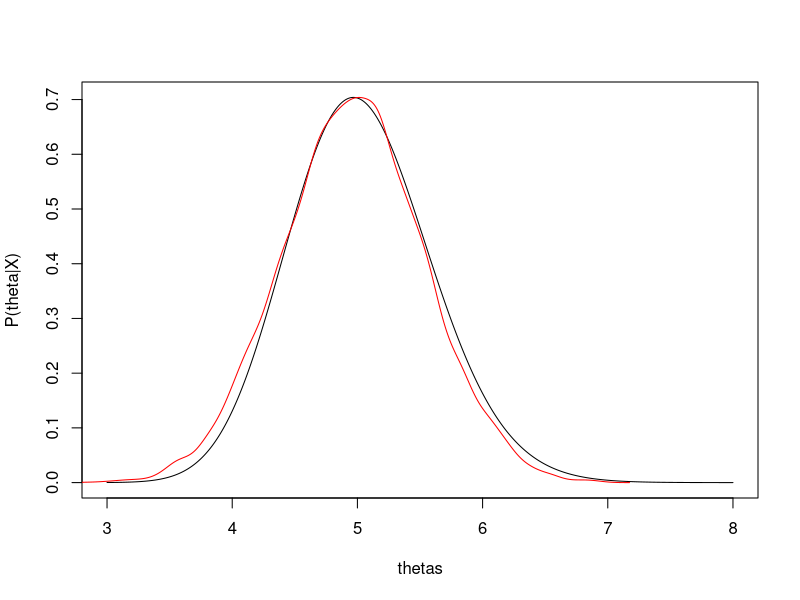

R code for this plot: (Note: this script raises an error after producing the figure.)
####1(d)####
logPostFn <- function(theta, x, n){
  logLik <- x * log(theta) - n * theta
  logPrior <- 2*log(theta) - 0.5*theta
  return(logLik + logPrior)
}
thetas <- seq(3, 8, 0.01)
x <- 75
n <- 15
logPostUnNorm <- sapply(thetas, function(theta) exp(logPostFn(theta, x, n)))
logPostNorm <- logPostUnNorm / (0.01 * sum(logPostUnNorm))
plot(thetas, logPostNorm, type = 'l', 
     ylab = 'P(theta|X)')

####1(e)####
initVal <- 3.2
OptimRes <- optim(initVal,
                  logPostFn,
                  gr=NULL,x, n, 
                  lower=3,
                  method=c("L-BFGS-B"),
                  control=list(fnscale=-1),#Maximize log posterior
                  hessian=TRUE)#
normPostSamples <- sapply(thetas, 
                          function(theta) rnorm(1, OptimRes$par,
                                            sqrt(solve(-OptimRes$hessian))))
normPostSamples <- rnorm(10000, OptimRes$par,
      sqrt(solve(-OptimRes$hessian)))
lines(density(normPostSamples), col = 'red')

####1(f)####
#Draw from posterior Gamma(78,15.5)
tRep <- c()
for (i in 1:10000) {
  thetas <- rgamma(15, 78, 15.5)
  tRep <- c(xMaxVector, 
                  max(sapply(thetas, function(theta) rpois(1, theta))))  
}
mean(tRep >= 14)

####2(a)####
nIter <- 10000
mu_0 <- as.vector(rep(0,3))
Sigma_0 <- 16*diag(3)
betaPostMatrix <- BayesLogitReg(y, X, mu_0, Sigma_0, nIter)$betaSample
#Compute the 90% equal tail credible interval for β1 and interpret it
beta1Interval <- quantile(betaPostMatrix[,2], probs = c(0.05, 0.95))

####2(b)####
#Compute the posterior probability that β2 > 0
beta2Prob <- mean(betaPostMatrix[,3] > 0)#0.8882


####2(c)####
#Compute the joint posterior probability that both β1 > 0 and β2 > 0
beta13Prob <- mean(betaPostMatrix[,3] > 0 & 
                    betaPostMatrix[,2] > 0)#0.8747

####2(d)####
probVect <- sapply(betaPostMatrix[,1], 
                   function(beta0) exp(beta0)/(1+exp(beta0)))
mean(probVect>0.5)#0.0136

####2(e)####
x1 <- seq(min(X[,2]), max(X[,2]), 0.01)
const <- rep(1, length(x1))
x2 <- rep(1, length(x1))
newX <- cbind(const, x1, x2)
linPred <- betaPostMatrix %*% t(newX)
pKMat <- exp(linPred)/(1+exp(linPred))
pk95Int <- apply(pKMat, 2, 
                 function(x) quantile(x, probs=c(0.025, 0.975)))
plot(x1, pk95Int[1,], type = 'l', ylim = c(0,1))
lines(x1, pk95Int[2,], type = 'l')


####3(b)####
#Simulate mu_n from posterior ∼ N(92, 4)
mu_n <- rnorm(10000, 92, 2)
postPredVect <- sapply(mu_n, function(mu) rnorm(1, mu, sqrt(50)))
hist(postPredVect)

####3(c)####

adCost <- seq(0, 20, 0.01)
util <- c()
rev <- c()
for (i in 1:length(adCost)) {
  #Draw 10000 mu from posterior
  muN <- rnorm(10000, 92, 2)
  #For each muN calc the utility
  util <- c(util, 
            mean(sapply(muN, 
                        function(mu)(60+sqrt(adCost[i])*log(mu)-adCost[i]))))
}
par(mfrow=c(1,1))
plot(adCost, util, type = 'l', col = 'green')